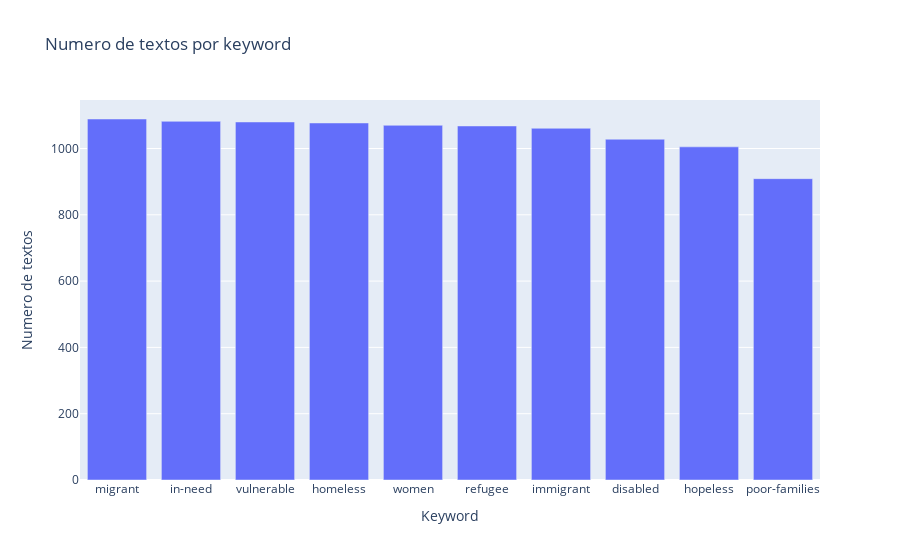

Notebook cell for this chart:
### Code cell
conteo=task_1_train['keyword'].value_counts()
px.bar(x=conteo.index,y=conteo,
       title='Numero de textos por keyword',
       labels={'y':'Numero de textos','x':'Keyword'}
       )

### Figure 1 — Plotly figure (JSON) as saved in the notebook; plotly's stock layout.template omitted (floating-point values rounded to 4 significant figures)
{"data": [{"alignmentgroup": "True", "hovertemplate": "Keyword=%{x}<br>Numero de textos=%{y}<extra></extra>", "legendgroup": "", "marker": {"color": "#636efa", "pattern": {"shape": ""}}, "name": "", "offsetgroup": "", "orientation": "v", "showlegend": false, "textposition": "auto", "type": "bar", "x": ["migrant", "in-need", "vulnerable", "homeless", "women", "refugee", "immigrant", "disabled", "hopeless", "poor-families"], "xaxis": "x", "y": [1089, 1082, 1080, 1077, 1070, 1068, 1061, 1028, 1005, 909], "yaxis": "y"}], "layout": {"barmode": "relative", "legend": {"tracegroupgap": 0}, "title": {"text": "Numero de textos por keyword"}, "xaxis": {"anchor": "y", "domain": [0, 1], "title": {"text": "Keyword"}}, "yaxis": {"anchor": "x", "domain": [0, 1], "title": {"text": "Numero de textos"}}}}
